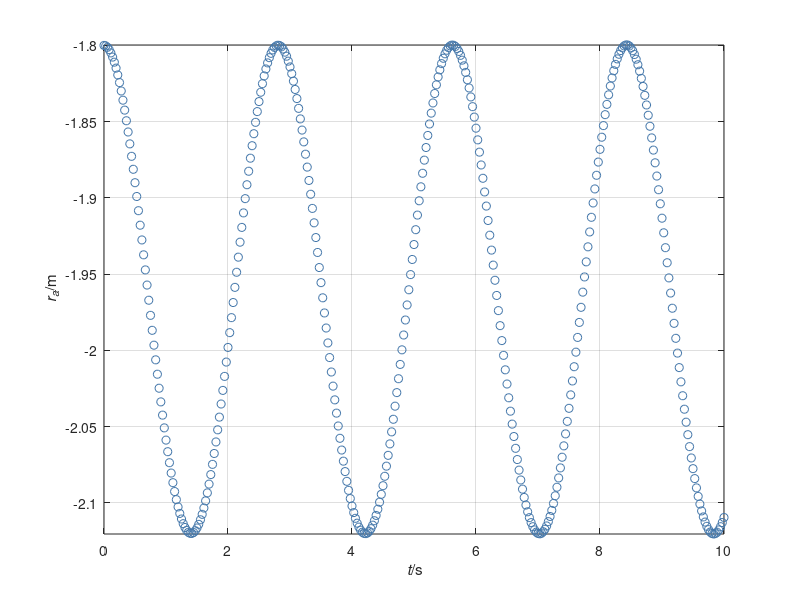

The MATLAB source for this figure:
%%% Simulation of two bodies connected by Hookean material in 2D
%% Coordinates (t, z)

%% Constants
ma = 5;	  % kg: mass object a
g = 9.8;  % N/kg: gravitational acceleration
k = 25;	  % N/m: spring constant

%% Initial conditions
t = 0;	    % s: time
ra = -1.8;  % m: position object a
va = 0;     % m/s: velocity object a

%% Boundary conditions
Ga = -ma * g;  % N: gravity supply object a

%% Parameters for time loop
t1 = 10;      % s: final time
dt = 0.0001;  % s: time step %@

%% Plotting
dtplot = t1/360;  % time interval between plots
tplot = dtplot;	  % time for next plot
clf
plot(t, ra, 'o', 'color', '#4477AA')
xlabel('{\it t}/s'); ylabel('{\it r_a}/m')
hold on; axis('tight'); xlim([0, t1]); grid on %@

%% Numerical time integration
while t < t1
  %% constitutive relations
  Pa = ma * va;
  Fa = -k * ra;

  %% balance laws
  t = t + dt;
  Pa = Pa + (Fa + Ga) * dt;
  ra = ra + va * dt;

  %% constitutive relations
  va = Pa / ma; %@

  %% plot
  if t > tplot
    plot(t, ra, 'o', 'color', '#4477AA')
    pause(0)
    tplot = tplot + dtplot;
  end %@
end
